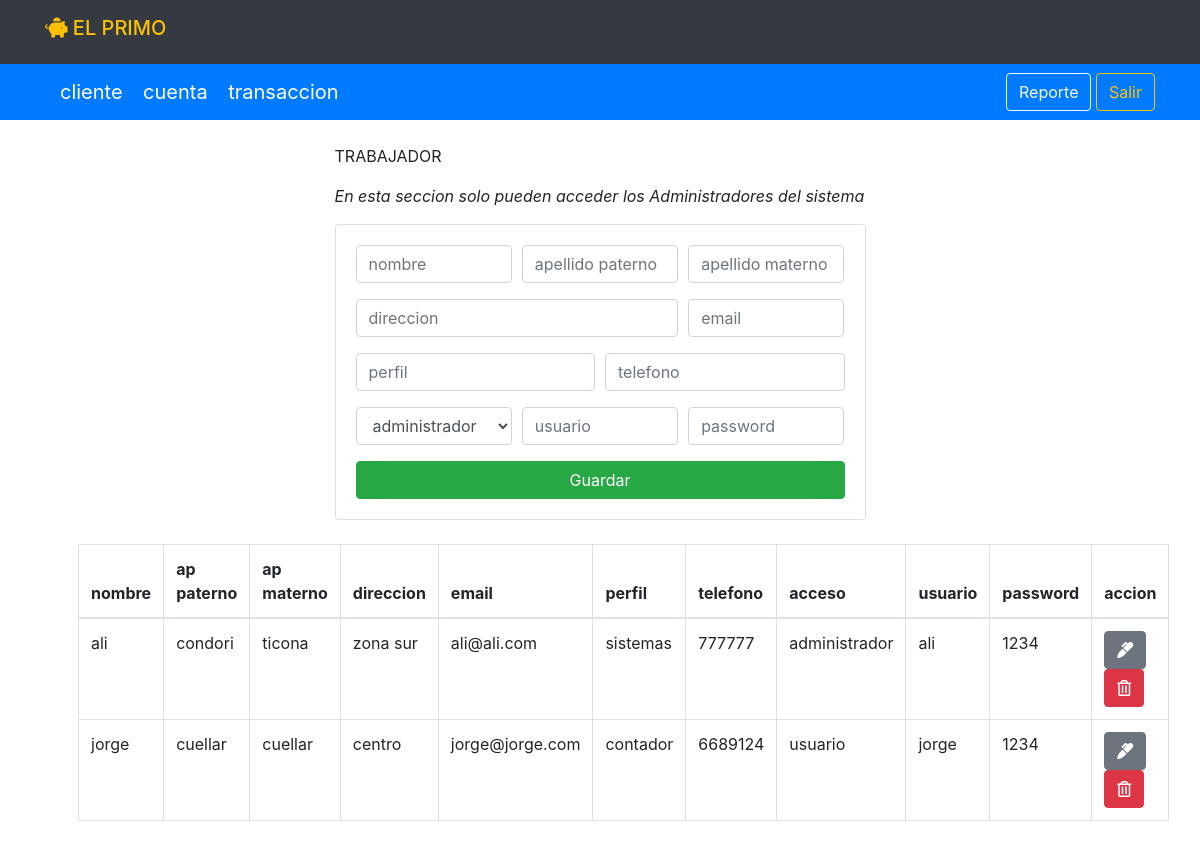
The page /vista/crud_trabajador/trabajador.php on the database its author committed.
### tables this page shows
create table trabajador(
idtrabajador int AUTO_INCREMENT PRIMARY KEY,
nombre varchar(50) not null,
app varchar(50) not null,
apm varchar(50) not null,
direccion varchar(100) not null,
email varchar(50) not null,
 
perfil varchar(50) not null,
telefono varchar(50) not null,
 
acceso varchar(20) not null, 
 
usuario varchar(20) not null,
password varchar(20) not null
);

### vista/crud_trabajador/trabajador.php (the view, shortened to what this page needs)
<?php include("../includes/db.php") ?>
<?php include("../includes/header.php") ?>
<nav class="navbar navbar-dark bg-primary">
    <div class="container">
        <div class="col-md-8">
            <a href="../crud_cliente/cliente.php" class="navbar-brand">cliente</a>
            <a href="../crud_cuenta/cuenta.php" class="navbar-brand">cuenta</a>
            <a href="../crud_transaccion/transaccion.php" class="navbar-brand">transaccion</a>
        </div>
        <div class="row ">
            <div class="col-md-12">
                <a href="../reporte.php" class="btn btn-outline-light">Reporte</a>
                <a href="../close.php" class="btn btn-outline-warning">Salir</a>
            </div>
        </div>
    </div>
</nav>
    <div class="container p-4">
        <div class="row justify-content-center">
            <div class="col-md-6">
                <p class="text-uppercase">trabajador</p>
                <p class="font-italic">En esta seccion solo pueden acceder los Administradores del sistema</p>
                <div class="card card-body">
                    <form action="save_task.php" method="POST">
                        <div class="form-row">
                            <div class="form-group col-md-4">
                            <input type="text" name="nombre" class="form-control" placeholder="nombre" autofocus>
                            </div>
                            <div class="form-group col-md-4">
                            <input type="text" name="app" class="form-control" placeholder="apellido paterno">
                             </div>
                             <div class="form-group col-md-4">
                            <input type="text" name="apm" class="form-control" placeholder="apellido materno">
                            </div>
                        </div>
                        <div class="form-row">
                            <div class="form-group col-md-8">
                            <input type="text" name="direccion" class="form-control" placeholder="direccion">
                            </div>
                            <div class="form-group col-md-4">
                            <input type="email" name="email" class="form-control" placeholder="email">
                            </div>
                        </div>
                        <div class="form-row">
                            <div class="form-group col-md-6">
                                <input type="text" name="perfil" class="form-control" placeholder="perfil">
                            </div>
                            <div class="form-group col-md-6">
                                <input type="number" name="telefono" class="form-control" placeholder="telefono">
                            </div>
                        </div>
                        <div class="form-row">
                            <div class="form-group col-md-4">
                                <select class="form-control" name="acceso" id="option">
                                <option value="administrador">administrador</option>
                                </select>
                            </div>
                            <div class="form-group col-md-4">
                                <input type="text" name="usuario" class="form-control" placeholder="usuario">
                            </div>
                            <div class="form-group col-md-4">
                                <input type="password" name="password" class="form-control" placeholder="password">
                            </div>
                        </div>
                        <input type="submit" class="btn btn-success btn-block" name="save_task" value="Guardar">
                    </form>
                </div>
            </div>
        </div>
        <div class="row p-4">
        <div class="col-md-12">
                  <table class="table table-bordered">
                    <thead>
                        <tr>
                            <th>nombre</th>
                            <th>ap paterno</th>
                            <th>ap materno</th>
                            <th>direccion</th>
                            <th>email</th>
                            <th>perfil</th>
                            <th>telefono</th>
                            <th>acceso</th>
                            <th>usuario</th>
                            <th>password</th>
                            <th>accion</th>
                        </tr>
                    </thead>
                    <tbody>
                        <?php
                        $query = "select * from trabajador";
                        $result_tasks = mysqli_query($conn,$query);
                        while($row = mysqli_fetch_array($result_tasks)){?>
                            <tr>
                                <td><?php echo $row['nombre']?></td>
                                <td><?php echo $row['app']?></td>
                                <td><?php echo $row['apm']?></td>
                                <td><?php echo $row['direccion']?></td>
                                <td><?php echo $row['email']?></td>
                                <td><?php echo $row['perfil']?></td>
                                <td><?php echo $row['telefono']?></td>
                                <td><?php echo $row['acceso']?></td>
                                <td><?php echo $row['usuario']?></td>
                                <td><?php echo $row['password']?></td>
                                <td>
                                    <a href="edit.php?id=<?php echo $row['idtrabajador']?>" class="btn btn-secondary"><i class="fas fa-marker"></i></a>
                                    <a href="delete_task.php?id=<?php echo $row['idtrabajador']?>" class="btn btn-danger"><i class="far fa-trash-alt"></i></a>
                                </td>
                            </tr>
                        <?php } ?>
                    </tbody>
                  </table>
            </div>
        </div>
        </div>
<?php include("../includes/footer.php") ?>

### rows shown on the page
trabajador: nombre "ali", app "condori", apm "ticona", direccion "zona sur", email "ali@ali.com", perfil "sistemas", telefono "777777", acceso "administrador", usuario "ali", password "1234"
trabajador: nombre "jorge", app "cuellar", apm "cuellar", direccion "centro", email "jorge@jorge.com", perfil "contador", telefono "6689124", acceso "usuario", usuario "jorge", password "1234"
